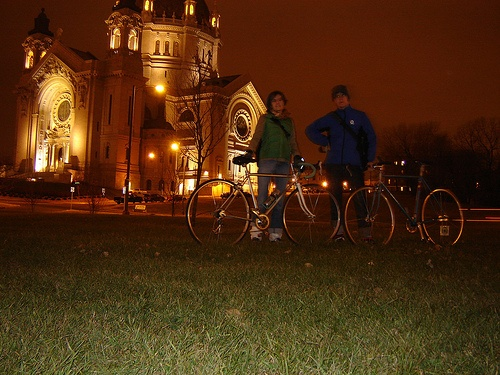
#> input picture data/2015_00009.jpg, 500 x 375 px
$ python -i ahe.py   (imports and definitions only)
#> lines starting #> are read from the running program, lines starting #| are printed output that depends on the picture
#> further down, picture is the input picture: shape (375, 500, 3); mean B, G, R 17.6, 45.1, 77.9
### utils/tools.py
import time
import numpy as np
from functools import wraps
import cv2
import os.path

eps = np.finfo(np.double).eps


def measure_time(wrapped):
    @wraps(wrapped)
    def wrapper(*args, **kwds):
        t1 = time.time()
        ret = wrapped(*args, **kwds)
        t2 = time.time()
        print('@measure_time: {0} took {1} seconds'.format(wrapped.__name__, t2 - t1))
        return ret

    return wrapper


# [10 lines left out: function simplest_color_balance, not called in this run]

### net/AHE/ahe.py
import cv2
import numpy as np
from utils.tools import measure_time


class AHE:
    def __init__(self, image):
        self.image = image

    @measure_time
    def get_ghe(self):
        """全局直方图均衡化 (Global Histogram Equalization, GHE)"""
        b_img = cv2.equalizeHist(self.image[:, :, 0])
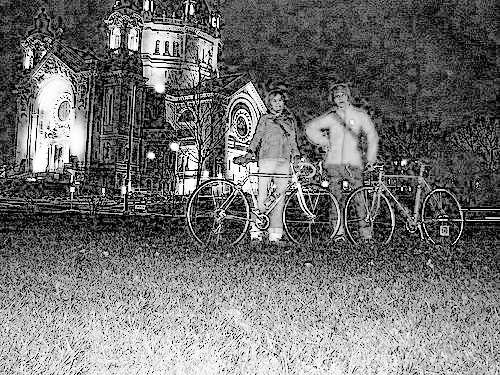
#> b_img: shape (375, 500); min 0, max 255, mean 113
        g_img = cv2.equalizeHist(self.image[:, :, 1])
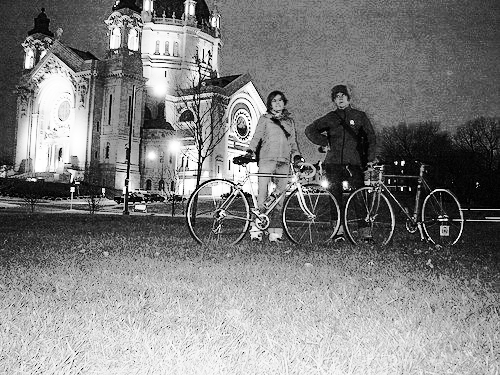
#> g_img: shape (375, 500); min 0, max 255, mean 128.7
        r_img = cv2.equalizeHist(self.image[:, :, 2])
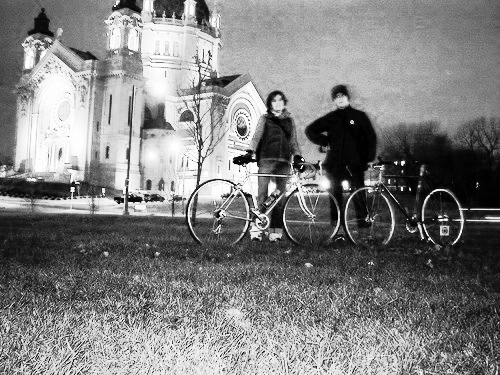
#> r_img: shape (375, 500); min 0, max 255, mean 128.6

        return np.dstack((b_img, g_img, r_img))
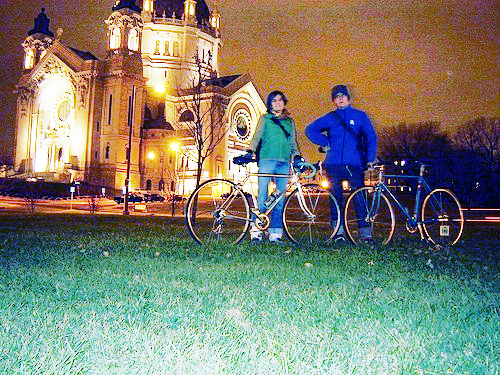
#> returned value: shape (375, 500, 3); mean of channels 0, 1, 2 113, 128.7, 128.6; drawn as B, G, R

    @measure_time
    def get_clahe(self):
        """对比度限制自适应直方图均衡化 (Contrast Limited Adaptive Histogram Equalization, CLAHE)"""

        m_clahe = cv2.createCLAHE(clipLimit=2.0, tileGridSize=(8, 8))
        b_img = m_clahe.apply(self.image[:, :, 0])
        g_img = m_clahe.apply(self.image[:, :, 1])
        r_img = m_clahe.apply(self.image[:, :, 2])

        return np.dstack((b_img, g_img, r_img))

    # [49 lines of commented-out code are left out]

>>> import cv2
>>> picture = cv2.imread('../../data/2015_00009.jpg')
>>> result = AHE(picture).get_ghe()

$ run again, on data/2015_00309.jpg
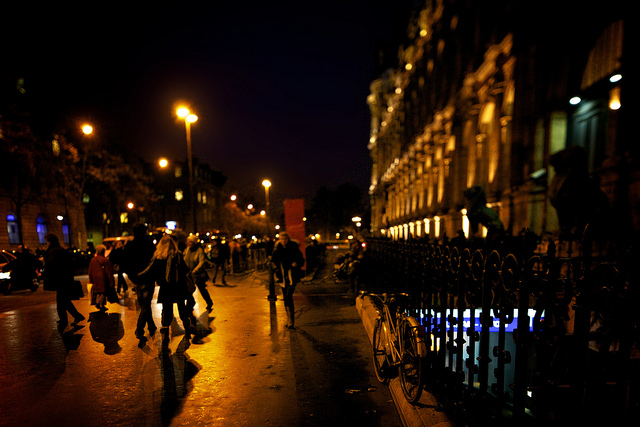
#> input picture data/2015_00309.jpg, 640 x 427 px
#> picture is the input picture: shape (427, 640, 3); mean B, G, R 7, 20.2, 37.9
#> in get_ghe, `r_img = cv2.equalizeHist(self.image[:, :, 2])`:
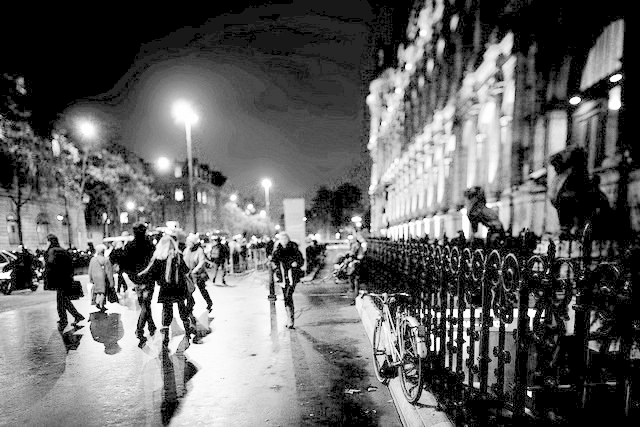
#> r_img: shape (427, 640); min 0, max 255, mean 98.1
#> in get_ghe, `return np.dstack((b_img, g_img, r_img))`:
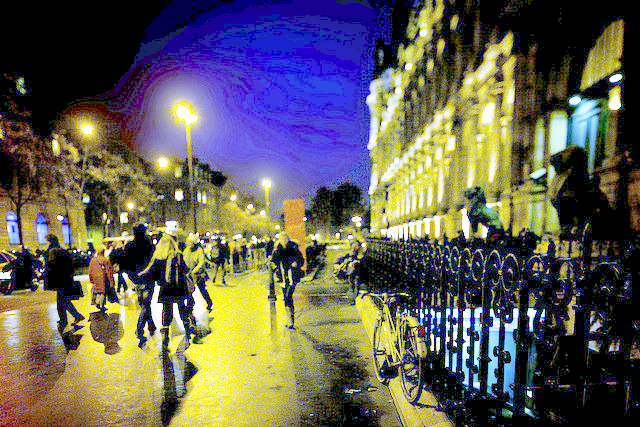
#> returned value: shape (427, 640, 3); mean of channels 0, 1, 2 84, 93.8, 98.1; drawn as B, G, R
